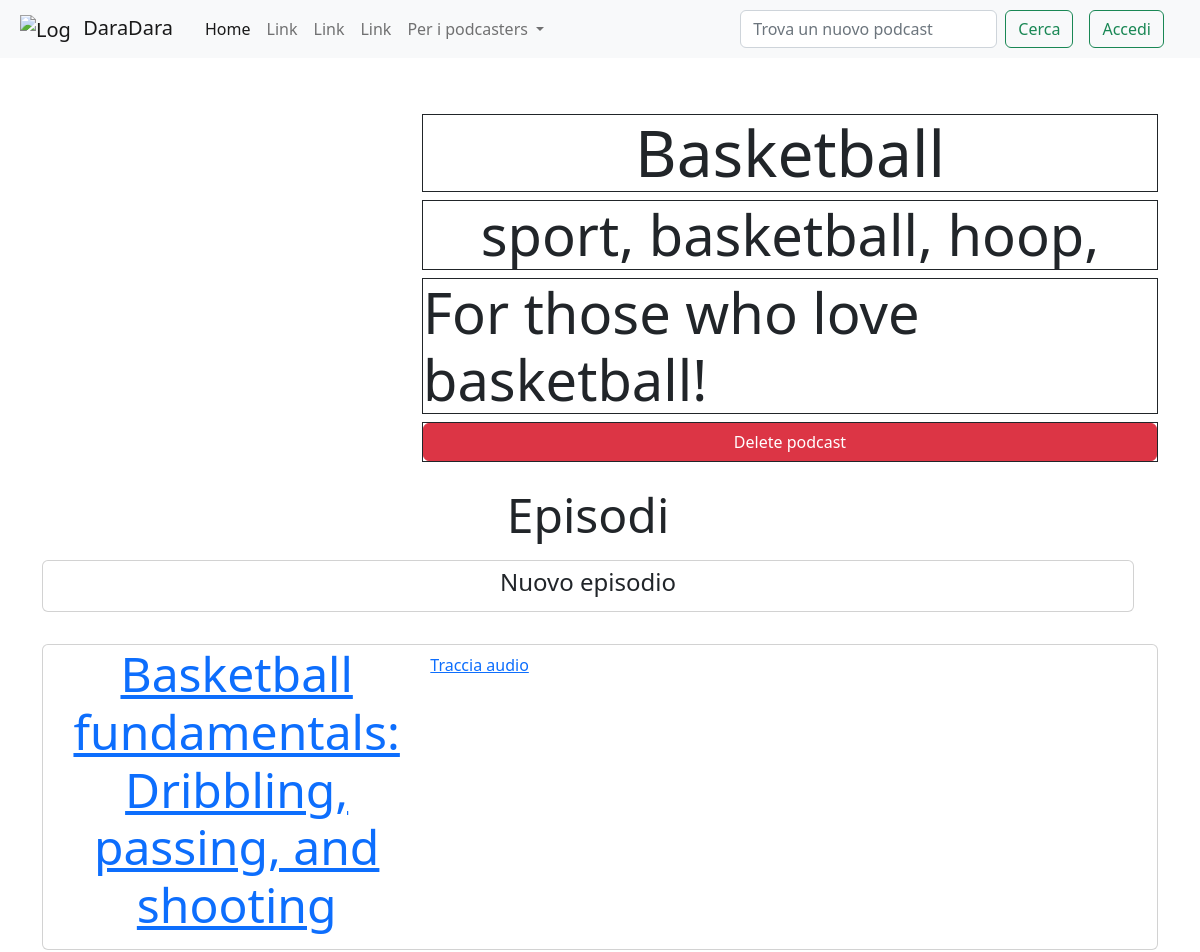
The page /podcast/2 (upper part) on the database as committed earlier.
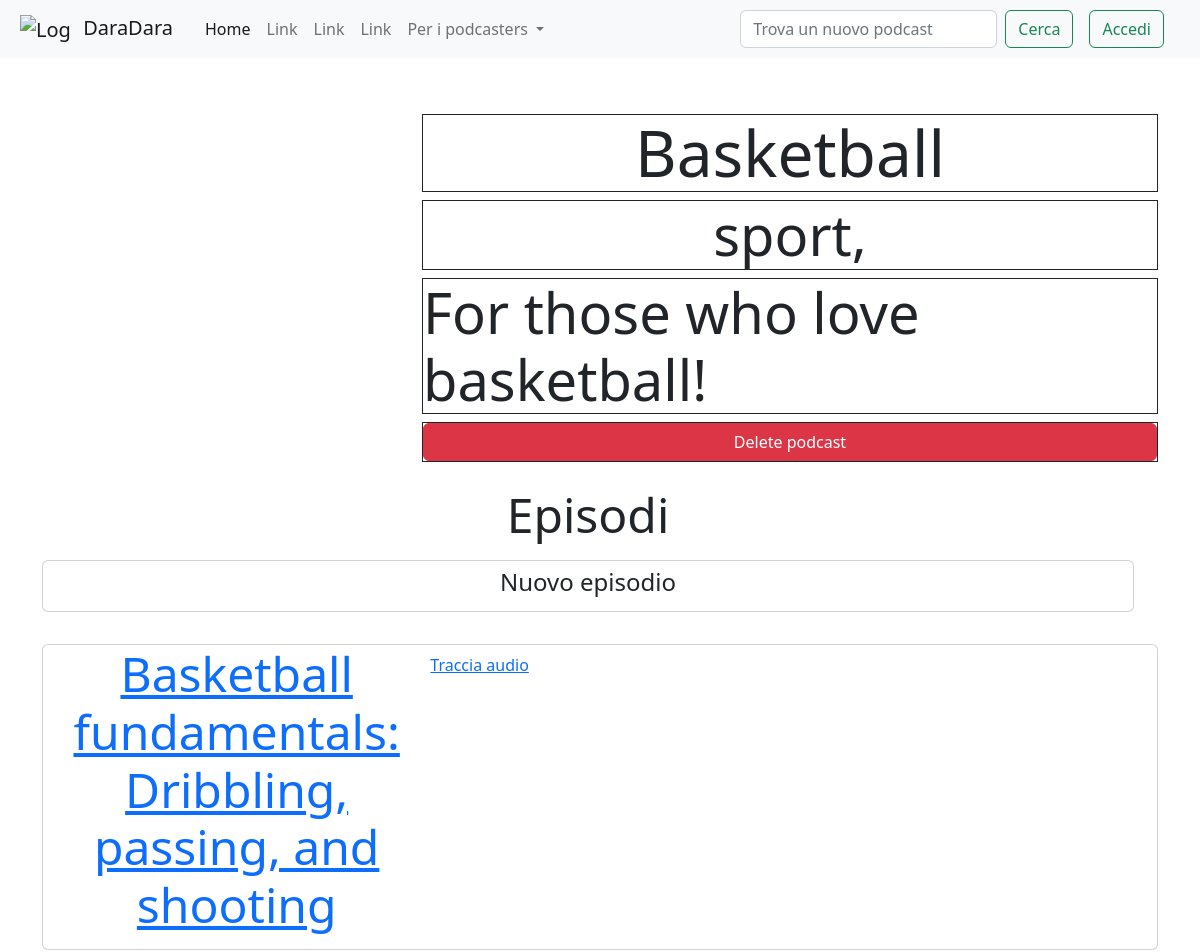
The same page on the database as committed later.
### tables this page shows
CREATE TABLE "categories" (
	"id_podcast"	INTEGER NOT NULL,
	"tag"	TEXT NOT NULL,
	FOREIGN KEY("id_podcast") REFERENCES "podcasts"("id"),
	PRIMARY KEY("tag","id_podcast")
);

CREATE TABLE "episodes" (
	"id"	INTEGER NOT NULL UNIQUE,
	"title"	TEXT NOT NULL UNIQUE,
	"description"	TEXT NOT NULL,
	"audio"	TEXT NOT NULL,
	"timestamp"	TEXT NOT NULL,
	"id_podcast"	INTEGER NOT NULL,
	FOREIGN KEY("id_podcast") REFERENCES "podcasts"("id"),
	PRIMARY KEY("id" AUTOINCREMENT)
);

### app.py (the view)
@app.route('/podcast/<int:id>')
def podcast(id):
    podcast = dao.get_podcast(id)
    episodes = dao.get_episodes(id_podcast = id)
    tags = dao.get_tags(id)
    return render_template('podcast.html', id=id, podcast = podcast, episodes = episodes, tags = tags)

### data/dao.py (called while the page is built)
def get_tags(id_podcast):
    conn, cursor = connect()
    tags = False
    try:
        sql = 'SELECT * FROM categories WHERE id_podcast = ?'
        cursor.execute(sql, (id_podcast,))
        tags = cursor.fetchall()
    except Exception as e:
        print(e)
    close(conn, cursor)
    return tags

def get_episodes(id_podcast):
    conn, cursor = connect()
    episodes = []
    try:
        sql = 'SELECT * FROM episodes WHERE id_podcast = ? ORDER BY timestamp DESC'
        cursor.execute(sql, (id_podcast,))
        episodes = cursor.fetchall()
    except Exception as e:
        print(e)
    close(conn, cursor)
    return episodes

def get_podcast(id):
    conn, cursor = connect()
    podcast = False
    try:
        sql = 'SELECT * FROM podcasts WHERE id = ?'
        cursor.execute(sql, (id,))
        podcast = cursor.fetchone()
    except Exception as e:
        print(e)
    close(conn, cursor)
    return podcast

def connect():
    conn = sqlite3.connect(PATH)
    conn.row_factory = sqlite3.Row
    cursor = conn.cursor()
    return conn, cursor

def close(conn, cursor):
    cursor.close()
    conn.close()

### templates/podcast.html (shortened to what this page needs)
{% extends 'layout.html' %}
{% block content %}
    <div class="row">
        <div class="col-12 col-lg-4 d-flex justify-content-center align-items-center">
        </div>
        <div class="col">
            <div class="row border border-dark mx-2 mx-lg-0 my-2 d-flex justify-content-center align-content-center display-3">
                {{podcast.title}}
            </div>
            <div class="row border border-dark mx-2 mx-lg-0 my-2 d-flex justify-content-center align-content-center display-4">
                {% for tag in tags%} {{tag.tag}}, {% endfor %}
            </div>
            <div class="row border border-dark mx-2 mx-lg-0 my-2 d-flex justify-content-center align-content-center display-4">
                {{podcast.desc}}
            </div>
            <div class="row border border-dark mx-2 mx-lg-0 my-2 d-flex justify-content-center align-content-center display-5">
                <button type="button" class="btn btn-danger" data-bs-toggle="modal" data-bs-target="#deletePodcastModal">
                    Delete podcast
                </button>
            </div>
        </div>
    </div>
    <div class="row mt-3">
        <div class="row d-flex justify-content-center display-5">Episodi</div>
        <div class="row d-flex justify-content-center">
            <div class="row mt-3">
                <div class="card mb-3">
                    <div class="row g-0 d-flex justify-content-center align-content-center">
                        <button id="newEpBtn" class="btn text-center"><h4>Nuovo episodio</h4></button>
                    </div>
                </div>
            </div>
        </div>
        {% for episode in episodes %}
        <a href="{{ url_for('episode', id_pod=id, id_ep=episode.id) }}" >
        <div class="row d-flex justify-content-center">
            <div class="row mt-3">
                <div class="card mb-3">
                    <div class="row g-0">
                        <div class="col-md-4">
                            <p class="text-center display-5">{{ episode.title }}</p>
                        </div>
                        <div class="col-md-7">
                            <div class="card-body row g-2">
                                Traccia audio
                            </div>
                        </div>
                    </div>
                </div>
            </div>
        </div>
        </a>
        {% endfor%}
    </div>
{% endblock %}

Rows that differ between the two databases and show on the page:
no longer on this page (row edited): categories: tag "basketball"
no longer on this page (row edited): categories: tag "hoop"
